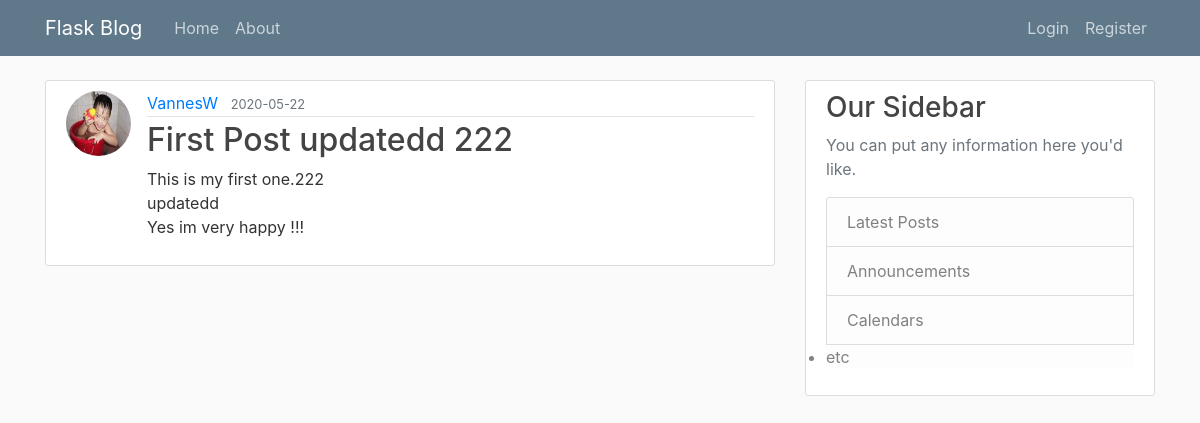
/post/1, run on the app's committed database.
### flaskblog/models.py (models this page shows, shortened)
class User(db.Model, UserMixin):
    id = db.Column(db.Integer, primary_key = True)
    username = db.Column(db.String(20), unique = True, nullable=False)
    email = db.Column(db.String(120), unique = True, nullable=False)
    image_file = db.Column(db.String(20), nullable=False, default='default.jpg')
    password = db.Column(db.String(60), nullable=False)
    posts = db.relationship('Post', backref='author', lazy=True)

class Post(db.Model):
    id = db.Column(db.Integer, primary_key = True)
    title = db.Column(db.String(100), nullable=False)
    date_posted = db.Column(db.DateTime, nullable=False, default=datetime.utcnow)
    content = db.Column(db.Text, nullable=False)
    user_id = db.Column(db.Integer, db.ForeignKey('user.id'), nullable=False)

### flaskblog/posts/routes.py (the view)
@posts.route("/post/<int:post_id>")
def post(post_id):
    post = Post.query.get_or_404(post_id)
    return render_template('post.html', title=post.title, post=post)

### flaskblog/templates/post.html (shortened to what this page needs)
{% extends "layout.html" %}
{% block content %}
    <article class="media content-section">
        <img class="rounded-circle article-img" src="{{ url_for('static', filename='profile_pics/' + post.author.image_file)  }}">
        <div class="media-body">
            <div class="article-metadata">
                <a class="mr-2" href="{{ url_for('users.user_posts', username=post.author.username) }}">{{ post.author.username }}</a>
                <small class="text-muted">{{ post.date_posted.strftime('%Y-%m-%d') }}</small>
            </div>
            <h2 class="article-title">{{ post.title }}</h2>
            <p class="article-content">{{ post.content }}</p>
        </div>
    </article>
{% endblock content %}

### flaskblog/static/main.css (style rules this page uses)
body { background: #fafafa; color: #333333; margin-top: 5rem; }
h1, h2, h3, h4, h5, h6 { color: #444444; }
.content-section { background: #ffffff; padding: 10px 20px; border: 1px solid #dddddd; border-radius: 3px; margin-bottom: 20px; }
.article-title { color: #444444; }
.article-content { white-space: pre-line; }
.article-img { height: 65px; width: 65px; margin-right: 16px; }
.article-metadata { padding-bottom: 1px; margin-bottom: 4px; border-bottom: 1px solid #e3e3e3 }

### data on the page
User: image_file (picture), author.username "VannesW"
Post: date_posted "2020-05-22", title "First Post updatedd 222", content "This is my first one.222 updatedd Yes im very happy !!!"
